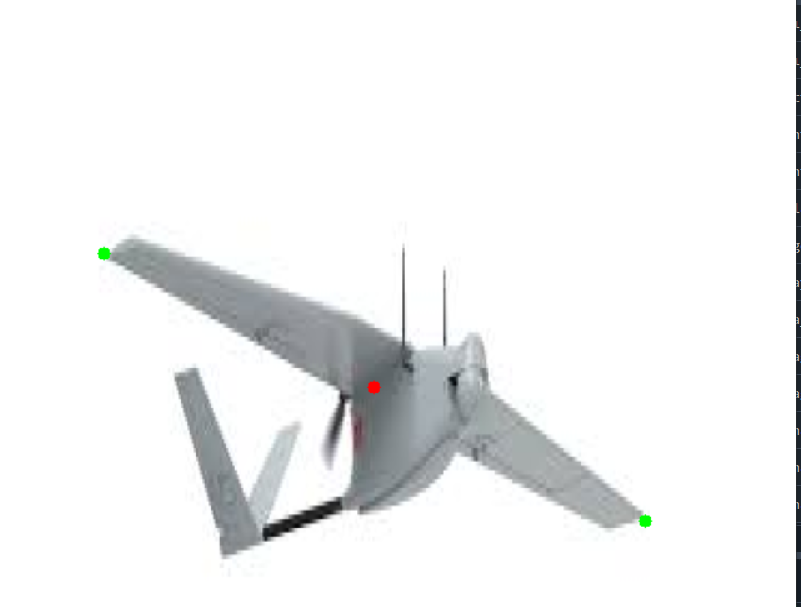
#> input picture Teknofest_Gorevleri/diger/goruntu/bir.png, 801 x 607 px, found by its file name
$ python goruntu.py
#> lines starting #> are read from the running program, lines starting #| are printed output that depends on the picture; after the words box and inside, x2 and y2 are one past the last pixel; in counts of white or black regions, pixels touching at a corner belong together; long printed decimals are rounded
import cv2
import numpy as np

def resize_image(image, width=640, height=480):
    return cv2.resize(image, (width, height), interpolation=cv2.INTER_AREA)

# Görüntüyü yükleyin
image_path = '/home/orkan/Desktop/VSC/MavSDK/goruntu/bir.png'
image = cv2.imread(image_path)
#> image is the input picture: shape (607, 801, 3); mean B, G, R 242, 241.8, 241

# Görüntünün başarılı bir şekilde yüklenip yüklenmediğini kontrol edin
if image is None:
    print(f"Görüntü yüklenemedi: {image_path}")
else:
    print(f"Görüntü başariyla yüklendi: {image_path}")

    # Görüntüyü yeniden boyutlandırma
    resized_image = resize_image(image)

    # Görüntüyü gri tonlamaya çevirin
    gray_image = cv2.cvtColor(resized_image, cv2.COLOR_BGR2GRAY)

    # Kenar algılama
    edges = cv2.Canny(gray_image, 50, 150)
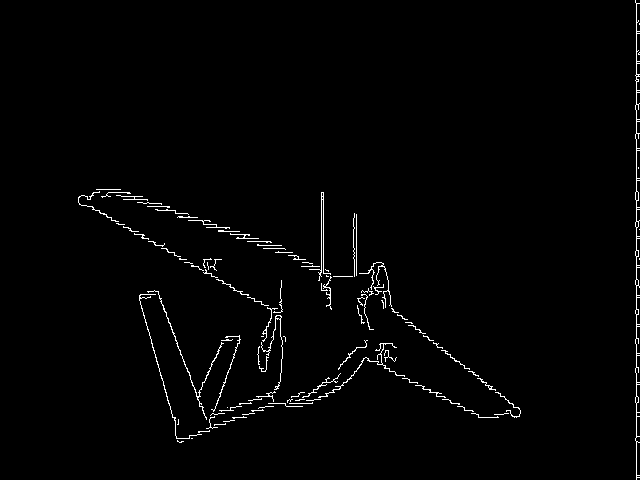
#> edges: shape (480, 640); 1.5% white in thin lines or dots, all inside (x1, y1, x2, y2) = (78, 0, 640, 480)

    # Kenarları genişletmek için dilate işlemi
    kernel = np.ones((5, 5), np.uint8)
    dilated_edges = cv2.dilate(edges, kernel, iterations=1)
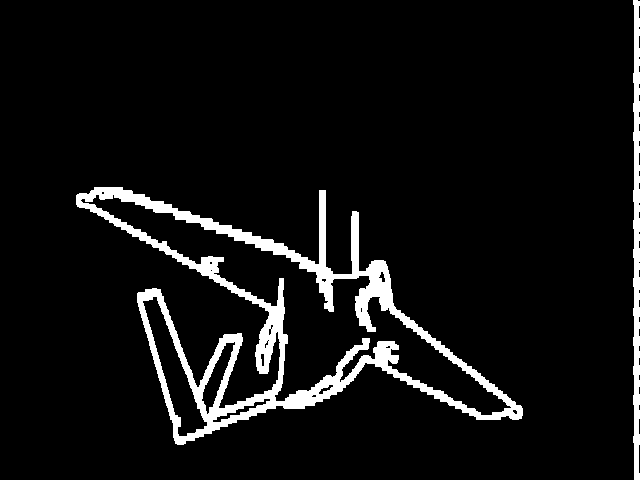
#> dilated_edges: shape (480, 640); 6.8% white; 2 white regions

    # Konturları bulma
    contours, _ = cv2.findContours(dilated_edges, cv2.RETR_TREE, cv2.CHAIN_APPROX_SIMPLE)
#> contours = 21 contours, 12 with area under 20; largest, box (x1, y1, x2, y2) and area: (76, 187, 523, 445) 39935, (80, 194, 512, 416) 19876, (142, 296, 208, 437) 2900, (633, 0, 640, 480) 2305, (201, 341, 236, 415) 850

    # En büyük iki konturu seçme
    contours = sorted(contours, key=cv2.contourArea, reverse=True)[:2]
#> contours = 2 contours; box (x1, y1, x2, y2) and area: (76, 187, 523, 445) 39935, (80, 194, 512, 416) 19876

    # Kanat uç noktalarını belirleme
    kanat_noktalari = []
    for contour in contours:
        leftmost = tuple(contour[contour[:, :, 0].argmin()][0])
        rightmost = tuple(contour[contour[:, :, 0].argmax()][0])
        topmost = tuple(contour[contour[:, :, 1].argmin()][0])
        bottommost = tuple(contour[contour[:, :, 1].argmax()][0])
        kanat_noktalari.extend([leftmost, rightmost, topmost, bottommost])
#> this loop made 2 passes
#> (leftmost, rightmost, topmost, bottommost) on passes 1 to 2: ((76, 195), (522, 415), (94, 187), (177, 444)), ((80, 200), (511, 407), (96, 194), (491, 415))
#> after the loop, kanat_noktalari = [(76, 195), (522, 415), (94, 187), (177, 444), (80, 200), (511, 407), (96, 194), (491, 415)]

    # Kanat uç noktalarını filtreleme (yalnızca x koordinatlarına göre)
    kanat_uç_noktalari = sorted(kanat_noktalari, key=lambda x: x[0])
#> kanat_uç_noktalari = [(76, 195), (80, 200), (94, 187), (96, 194), (177, 444), (491, 415), (511, 407), (522, 415)]
    kanat_uç_noktasi_1 = kanat_uç_noktalari[0]
#> kanat_uç_noktasi_1 = (76, 195)
    kanat_uç_noktasi_2 = kanat_uç_noktalari[-1]
#> kanat_uç_noktasi_2 = (522, 415)

    # İHA'nın merkezini belirleme
    iha_merkezi = ((kanat_uç_noktasi_1[0] + kanat_uç_noktasi_2[0]) // 2, (kanat_uç_noktasi_1[1] + kanat_uç_noktasi_2[1]) // 2)
#> iha_merkezi = (299, 305)

    def hesapla_aci(nokta1, nokta2):
#> called with nokta1 = (299, 305), nokta2 = (76, 195)
        delta_y = nokta2[1] - nokta1[1]
#> delta_y = -110
        delta_x = nokta2[0] - nokta1[0]
#> delta_x = -223
        aci = np.arctan2(delta_y, delta_x) * (180 / np.pi)
#> aci = -153.7
        return aci

    # İHA'nın merkezine göre kanatların açısını hesaplayın
    aci_kanat_1 = hesapla_aci(iha_merkezi, kanat_uç_noktasi_1)
#> aci_kanat_1 = -153.7
    aci_kanat_2 = hesapla_aci(iha_merkezi, kanat_uç_noktasi_2)
#> aci_kanat_2 = 26.26

    print(f"Kanat 1 açisi: {aci_kanat_1} derece")
#| Kanat 1 açisi: -153.744 derece
    print(f"Kanat 2 açisi: {aci_kanat_2} derece")
#| Kanat 2 açisi: 26.256 derece

    # Kanat uç noktalarını ve merkezi işaretleyin
    cv2.circle(resized_image, kanat_uç_noktasi_1, 5, (0, 255, 0), -1)
#> resized_image: shape (480, 640, 3); mean B, G, R 242, 241.8, 240.9
    cv2.circle(resized_image, kanat_uç_noktasi_2, 5, (0, 255, 0), -1)
#> resized_image: shape (480, 640, 3); mean B, G, R 241.9, 241.8, 240.9
    cv2.circle(resized_image, iha_merkezi, 5, (0, 0, 255), -1)
#> resized_image: shape (480, 640, 3); mean B, G, R 241.9, 241.8, 240.9

    # Görüntüyü göster
    cv2.imshow('İHA Açisi', resized_image)
    cv2.waitKey(1)
    cv2.destroyAllWindows()
